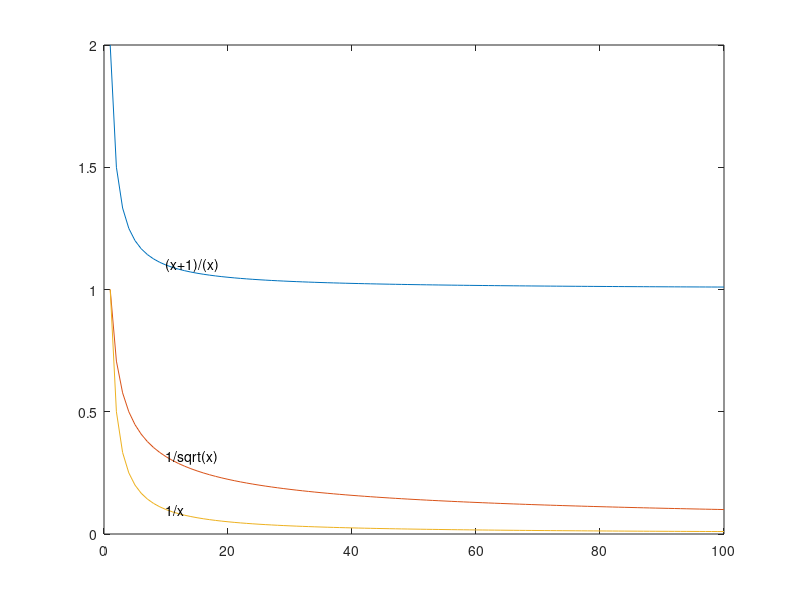

The MATLAB source for this figure:
x=0:1:100
plot(x,(x+1)./(x), x,1./sqrt(x), x,1./x)
x=10
text(x,(x+1)./(x),'(x+1)/(x)')
text(x,1./sqrt(x),'1/sqrt(x)')
text(x,1./x,'1/x')
